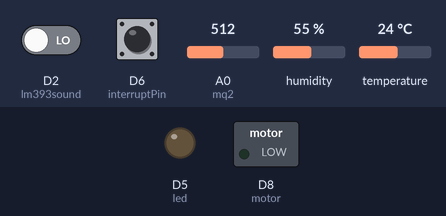
A sketch run on a simulated ESP8266 (NodeMCU). On the bench: switched loads named in the sketch (green lamp = pin HIGH), output pins drawn as LEDs (lit = HIGH). The inputs (shaded band) are chosen by the test bench; at power-on: humidity 55 %, A0 (mq2) = 512, D2 (lm393sound) LOW, D6 (interruptPin) HIGH, temperature 24 °C. WiFi joins after 1.5 s; servers stay silent unless stated; web services answer with replies made up by the test bench; what the sketch prints to the serial monitor is not drawn.

Above: at 2.7 s.
2.8 s: humidity set to 89 %
17.8 s: humidity set to 92 %
At 24.0 s:
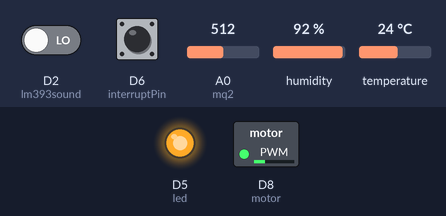
32.8 s: humidity set to 22 %
At 44.8 s:
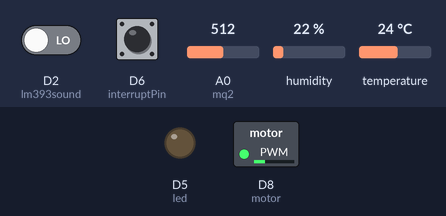
47.8 s: A0 (mq2) set to 716
At 55.8 s:
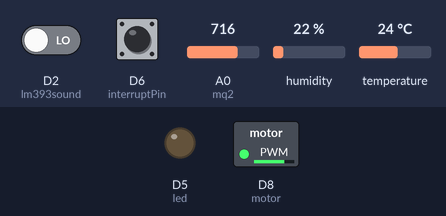
62.8 s: D2 (lm393sound) driven HIGH
At 65.5 s:
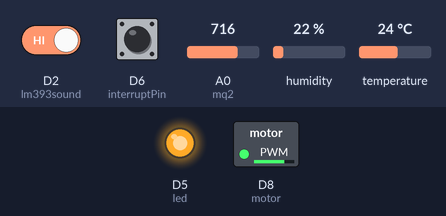
Timing chart, 0 to 67.0 s (numbered marks = the images above; inputs shaded):
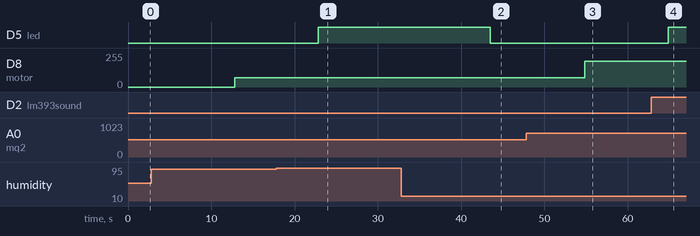

Measured:
- the behaviour switches between 90 and 91 % on humidity (found by bisection; images 0 and 1)
- after the input at 17.8 s, D5 (led): LOW → HIGH after 5.1 s
- after the input at 32.8 s, D5 (led): HIGH → LOW after 10.7 s
- after the input at 47.8 s, D8 (motor): 68/255 → 192/255 after 7.0 s
- after the input at 62.8 s, D5 (led): LOW → HIGH after 2.1 s

The sketch:

iot-project.ino
```cpp
//Not-A-Helmet

//Libraries
#include <ESP8266WiFi.h>;
#include <DHT.h>;
#include <ESP8266HTTPClient.h>

//Pins
int dht11=D1;
int lm393sound=D2;
int mq2=A0;
int led=D5;
int pushButton=D6;
int motor=D8;
uint8_t interruptPin=D6;

//Sensor thresholds
int mq2thres=900;

//Network credentials
const char* ssid = "BLAH";
const char* password = "BLAH";
String myWriteAPIKey= "BLAH";
const char* thingSpeakAddress="api.thingspeak.com";

//Initializing objects
DHT dht(dht11,DHT11);
WiFiClient client;

//danger flag
int dngr=0;

void connectwifi() {
  WiFi.begin(ssid, password);
  while(WiFi.status() != WL_CONNECTED)
  {
    delay(500);
    Serial.print(".");
  }
  digitalWrite(led,HIGH);
  Serial.println("\nConnected to WiFi");
}

int interr=0;

ICACHE_RAM_ATTR void alert()
{
  interr=!interr;
  digitalWrite(led,interr );
}

void setup() {
  Serial.begin(9600);

  connectwifi();
  dht.begin();

  pinMode(led, OUTPUT);
  pinMode(D8, OUTPUT);
  pinMode(interruptPin, INPUT_PULLUP);
  digitalWrite(led,LOW);
  attachInterrupt(digitalPinToInterrupt(interruptPin),alert,FALLING);
}


void broadcast(int h,int t,int noiselvl,int gasconc,int dngr){
  if (client.connect(thingSpeakAddress, 80))
  {
    String msg="key=";
    msg += myWriteAPIKey;
    msg += "&field1=";
    msg += String(t);
    msg += "&field2=";
    msg += String(h);
    msg += "&field3=";
    msg += String(noiselvl);
    msg += "&field4=";
    msg += String(gasconc);
    msg += "&field5=";
    msg += String(dngr);
    client.print("POST /update HTTP/1.1\n");
    client.print("Host: api.thingspeak.com\n");
    client.print("Connection: close\n");
    client.print("X-THINGSPEAKAPIKEY: " + myWriteAPIKey + "\n");
    client.print("Content-Type: application/x-www-form-urlencoded\n");
    client.print("Content-Length: ");
    client.print(String(msg.length()));
    client.print("\n\n");
    client.print(msg);

    String ret=client.readString();
    Serial.println(ret);
    client.stop();
  }
}

void danger(int h,int t,int noiselvl,int gasconc) {
  dngr=1;
  while(dngr==1)
  {
    digitalWrite(led,HIGH);
    broadcast(h,t,noiselvl,gasconc,1);
    h = dht.readHumidity();
    noiselvl = digitalRead(lm393sound);
    gasconc= analogRead(mq2);

    if(!checkReadings(h,t,noiselvl,gasconc))
      dngr=0;
    delay(9000);
    serialprnt(h,t,noiselvl,gasconc,dngr);
    int val= (gasconc-400)*624/1024;
    analogWrite(motor,val);
  }
  digitalWrite(led,LOW);
}

bool checkReadings(int h,int t,boolean noiselvl,int gasconc){
  if(h>90||t>50||noiselvl==HIGH||gasconc>mq2thres)
    return 1;
  return 0;
}

void serialprnt(int h,int t,int noiselvl,int gasconc,boolean dngr){
  Serial.print("Humidity=");
  Serial.print(h);
  Serial.print("\nTemperature=");
  Serial.print(t);
  Serial.print("\nNoiselvl=");
  Serial.print(noiselvl);
  Serial.print("\ngasconc=");
  Serial.print(gasconc);
  Serial.print("\ndngr=");
  Serial.print(dngr);
}

void emergency(int h,int t,boolean noiselvl,int gasconc) {
  broadcast(h,t,noiselvl,gasconc,1);
}


const char * headerKeys[] = {"feeds"} ;
const size_t numberOfHeaders = 1;
int gadim()
{
  HTTPClient http;
  http.begin("https://api.thingspeak.com/channels/1168012/fields/1.json?api_key=9TCHQENG0INJWE5E&results=2");
  http.collectHeaders(headerKeys, numberOfHeaders);
  http.GET();
  for(int i = 0; i< http.headers(); i++){
        Serial.println(http.header(i));
  }
}

void loop() {

  delay(10000);

  //dht11 readings
  double h = dht.readHumidity();
  double t = dht.readTemperature();

  //lm393 readings
  int noiselvl=0;
  noiselvl = digitalRead(lm393sound);

  //mq2 readings
  int gasconc= analogRead(mq2);

  serialprnt(h,t,noiselvl,gasconc,0);

/*
  if(gadim()==1)
    interr=1;
  else
    interr=0;
  */

  if(interr==1)
    emergency(h,t,noiselvl,gasconc);
  else{
  digitalWrite(led,LOW);
  //Checking if any of the readings are dangerous
  if(checkReadings(h,t,noiselvl,gasconc))
    danger(h,t,noiselvl,gasconc);
  else
    broadcast(h,t,noiselvl,gasconc,0);
  }

  digitalWrite(led,interr );
  int val= (gasconc-400)*624/1024;
  analogWrite(motor,val);

}
```
